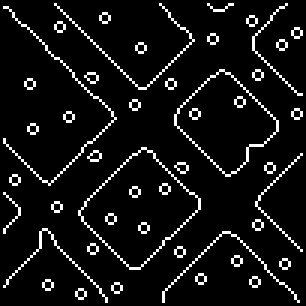
//> input picture lab_3/cmake-build-debug/assets/images_Hough/edge_simple.bmp, 102 x 102 px (shown 3 times larger)
$ ./main   (built with g++ and OpenCV 4)
//> lines starting //> are read from the running program, lines starting //| are printed output that depends on the picture; after the words box and inside, x2 and y2 are one past the last pixel; in counts of white or black regions, pixels touching at a corner belong together
#include <fstream>
#include <limits>
#include <opencv2/opencv.hpp>
#include "src/common/common.h"
#include "src/slider/slider.h"
#include "src/common/logger/logger.h"

using namespace cv;
using namespace std;

struct peak {
    int theta, ro, hval;

    bool operator < (const peak& o) const {
        return hval > o.hval;
    }
};

void perform_hough_algorithm(Mat_<uchar> edgeImg, int windowSize, int k);

int main() {
    // Step 1: read the image
    Mat_<uchar> img = imread("assets/images_Hough/edge_simple.bmp", IMREAD_GRAYSCALE);
//> img: 102 rows x 102 cols, CV_8UC1; 7.5% white in thin lines or dots

    namedWindow("Original Image", WINDOW_KEEPRATIO);
    imshow("Original Image", img);

    perform_hough_algorithm(img, 3, 7);

    waitKey(0);

    return 0;
}

void perform_hough_algorithm(Mat_<uchar> edgeImg, int windowSize, int k) {
//> called with windowSize = 3, k = 7
    // Step 2: initialize the Hough accumulator
    int width = edgeImg.cols;
//> width = 102
    int height = edgeImg.rows;
//> height = 102

    int diagonal = (int)round(sqrt(width * width + height * height));
//> diagonal = 144
    Mat hough = Mat::zeros(diagonal + 1, 360, CV_32SC1);

    // Step 3: fill in the accumulator
    for (int y = 0; y < height; y++) {
        for (int x = 0; x < width; x++) {
            if (edgeImg(y, x) == 255) {
                for (int theta = 0; theta < 360; theta++) {
                    double thetaRad = theta * CV_PI / 180;
                    int ro = round(x * cos(thetaRad) + y * sin(thetaRad));

                    if (ro >= 0 && ro <= diagonal) {
                        hough.at<int>(ro, theta)++;
                    }
                }
            }
        }
    }
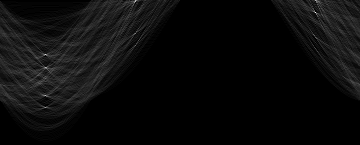
//> hough: 145 rows x 360 cols, CV_32SC1; min 0, max 63, mean 2.7; drawn with min black and max white

    // Step 4: normalize and display the accumulator
    double maxHoughValue;
    minMaxLoc(hough, 0, &maxHoughValue);
//> maxHoughValue = 63
    Mat houghImg;
    hough.convertTo(houghImg, CV_8UC1, 255.0 / maxHoughValue);

    namedWindow("Hough Accumulator", WINDOW_KEEPRATIO);
    imshow("Hough Accumulator", houghImg);

    // Step 5: detect the local maxima
    vector<peak> peaks;
    int roDim = hough.rows;
//> roDim = 145
    int thetaDim = hough.cols;
//> thetaDim = 360
    int halfWindow = windowSize / 2;

    for (int ro = halfWindow; ro < roDim - halfWindow; ro++) {
        for (int theta = halfWindow; theta < thetaDim - halfWindow; theta++) {
            int currentVal = hough.at<int>(ro, theta);

            if (currentVal == 0) {
                continue;
            }

            bool isLocalMax = true;

            for (int i = -halfWindow; i <= halfWindow; i++) {
                for (int j = -halfWindow; j <= halfWindow; j++) {
                    if (hough.at<int>(ro + i, theta + j) > currentVal) {
                        isLocalMax = false;
                        break;
                    }
                }

                if (!isLocalMax) {
                    break;
                }
            }

            if (isLocalMax) {
                peaks.push_back({ theta, ro, currentVal });
            }
        }
    }
//> after the loop, peaks = 3736 items

    sort(peaks.begin(), peaks.end());

    if (peaks.size() > k) {
        peaks.resize(k);
//> peaks = 7 items
    }

    // Step 6: draw the lines on the image and display the results
    Mat detectedLines;
    cvtColor(edgeImg, detectedLines, COLOR_GRAY2BGR);
//> detectedLines is the input picture: 102 rows x 102 cols, CV_8UC3; 7.5% white in thin lines or dots

    for (peak peak : peaks) {
        double ro = peak.ro;
        double thetaRad = peak.theta * CV_PI / 180.0;

        double a = cos(thetaRad);
        double b = sin(thetaRad);

        double x0 = a * ro;
        double y0 = b * ro;

        Point2d pt1;
        Point2d pt2;

        pt1.x = cvRound(x0 + 1000 * (-b));
        pt1.y = cvRound(y0 + 1000 * (a));

        pt2.x = cvRound(x0 - 1000 * (-b));
        pt2.y = cvRound(y0 - 1000 * (a));

        line(detectedLines, pt1, pt2, Scalar(0, 255, 0), 1);
    }
//> this loop made 7 passes
//> (ro, thetaRad, a, b, x0, y0) on passes 1 to 7: (12, 5.5, 0.707, -0.707, 8.49, -8.49), (54, 0.785, 0.707, 0.707, 38.18, 38.18), (95, 0.785, 0.707, 0.707, 67.18, 67.18), (1, 2.36, -0.707, 0.707, -0.707, 0.707), (67, 0.785, 0.707, 0.707, 47.38, 47.38), (107, 0.785, 0.707, 0.707, 75.66, 75.66), (33, 2.36, -0.707, 0.707, -23.33, 23.33)
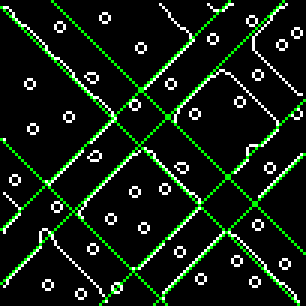
//> detectedLines: 102 rows x 102 cols, CV_8UC3 (shown 3 times larger); 5.05% of pixels changed, all inside (x1, y1, x2, y2) = (0, 0, 102, 102)

    namedWindow("Detected Lines", WINDOW_KEEPRATIO);
    imshow("Detected Lines", detectedLines);
}
